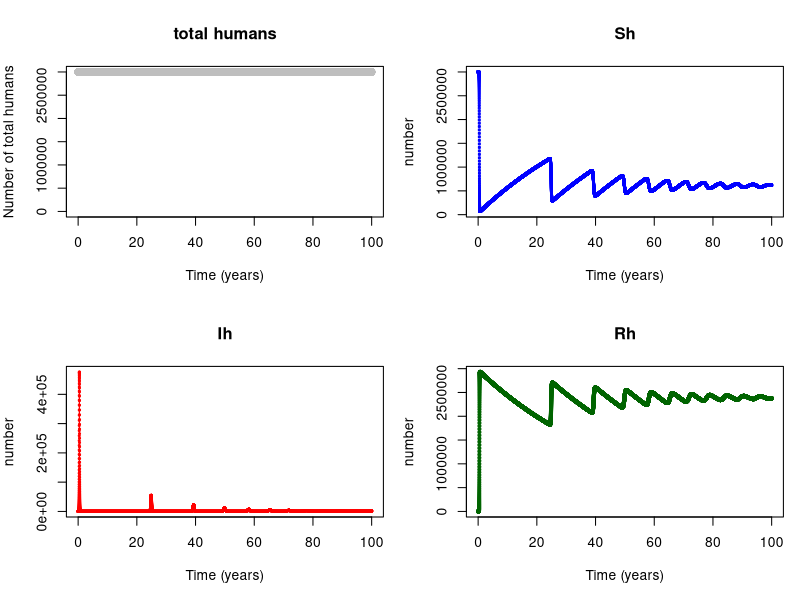
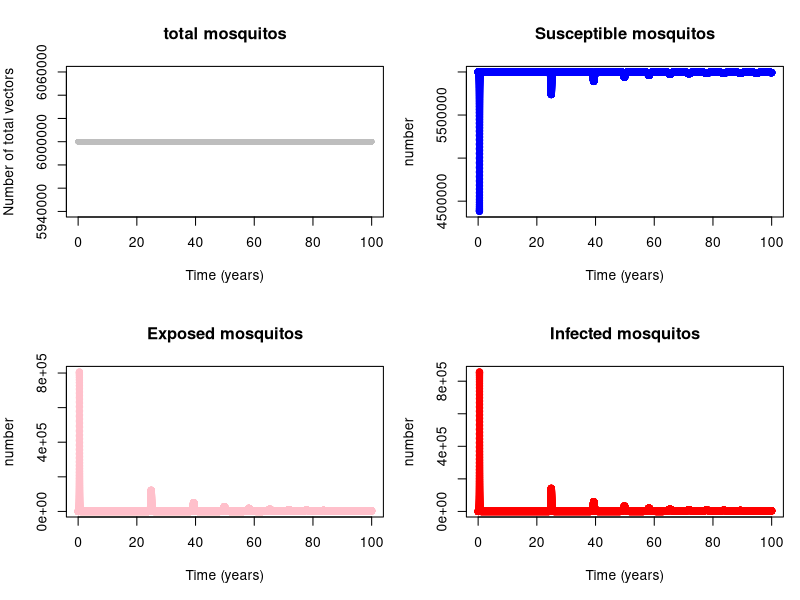
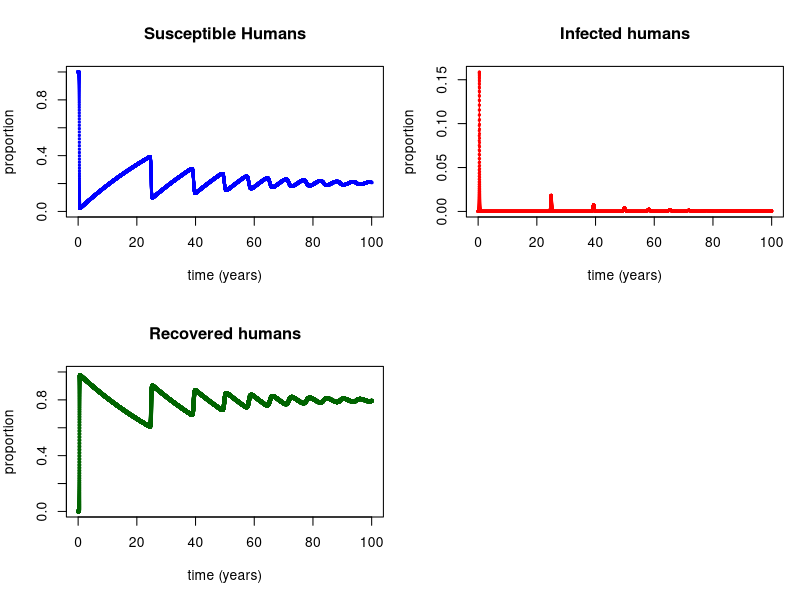
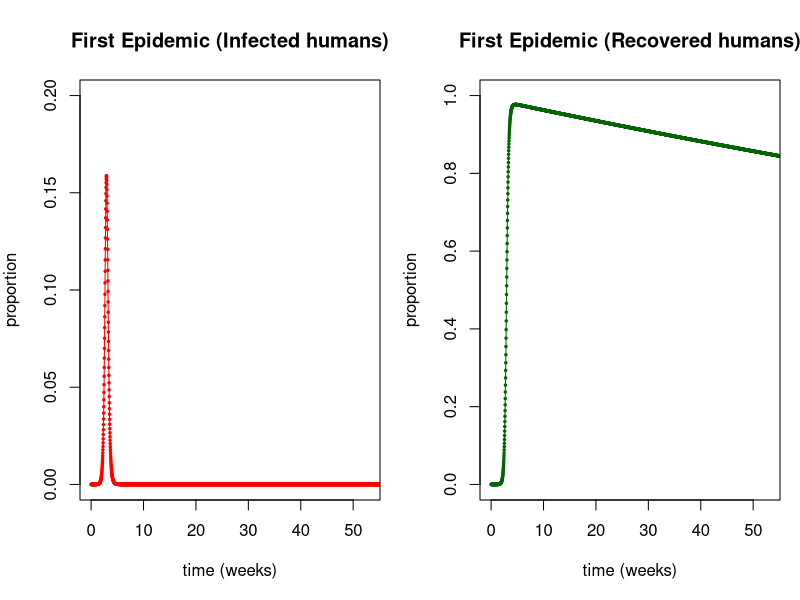

The R source for these figures, in order:
## ---- chunk 1
library(knitr)

opts_chunk$set(collapse = TRUE)


## ---- chunk 2
library(deSolve)

## ---- chunk 3
# Rates and probabilities
Lv       <- 10        # life span of mosquitos (in days)
Lh       <- 50 * 365  # life span of humans (in days)
Iph      <- 7         # Infectious period in humans (in days)
IP       <- 6         # Infectious period in vectors (in days)
EIP      <- 8.4       # Extrinsic incubation period in adult mosquitos

muv      <- 1/Lv      # mortality of mosquitos
muh      <- 1/Lh      # mortality of humans
gamma    <- 1/Iph     # recovery rate in humans
delta    <- 1/EIP     # extrinsic incubation rate


# Population size
Nh       <- 3 * 10^6  # Number of humans (Population of Cali)
m        <- 2         # Vector to human ratio
Nv       <- m * Nh    # Number of vectors

betah    <- 0.7       # Probability of transmission from vector to host
betav    <- 0.7       # Probability of transmission from host to vector
R0       <- 3         # Reproductive number
b        <- sqrt((R0 ^2 * muv * gamma) /(m * betah * betav * exp(-muv * delta))) # bitting rate

TIME     <- 100       # Number of years to run the simulation 


## ---- chunk 4
arbovmodel <- function (t, x, params) {
  
  Sh <- x[1]    #Susceptible humans
  Ih <- x[2]    #Infected humans
  Rh <- x[3]    #Recovered humans
  Sv <- x[4]    #Susceptible vectors
  Ev <- x[5]    #Susceptible vectors
  Iv <- x[6]    #Infected vectors
  
  with(as.list(params), #local environment to evaluate derivatives
       {
         # Humans
         dSh   <-  muh * Nh - (betah * b/Nh) * Sh * Iv - muh * Sh   
         dIh   <-  (betah * b/Nh) * Sh * Iv  - (gamma + muh) * Ih
         dRh   <-  gamma * Ih  - muh * Rh
         
         # Vectors
         dSv  <-  muv * Nv - (betav * b/Nh) * Ih * Sv - muv * Sv 
         dEv  <-   (betav * b/Nh) * Ih * Sv - (delta + muv)* Ev
         dIv  <-   delta * Ev - muv * Iv
         
         dx   <- c(dSh, dIh, dRh, dSv, dEv, dIv)
         list(dx)
       }
  )
}
## ---- chunk 5
# ----------- Solving the model
times  <- seq(1,365 * TIME , by = 1)

# Specifying parameters
params <- c(
  muv      <- muv,     # daily mortality of mosquitos
  muh      <- muh,     # daily mortality of humans
  gamma    <- gamma,  # daily recovery rate
  delta    <- delta,  # 
  b        <- b,       # bitting rate (bites per mosquito per day)
  betah    <- betah,   # probability of transmission from vector to host
  betav    <- betav,   # probability of transmission from host to vector
  Nh       <- Nh,      # Number of humans
  Nv       <- Nv
  
)


# Initial consitions of the system
xstart<- c(Sh = Nh , # Initial number of susceptible individuals at T0
           Ih = 0,        # Initial number of infectious individuals at T0
           Rh = 0,         # Initial number of Rh
           Sv = Nv-1,         # Initial number of Iv
           Ev = 0,         # Initial number of Ev
           Iv = 1)         # Initial number of Sv

# Solving the equations
out <- as.data.frame(ode(y      = xstart,   # Initial conditions
                         times  = times,    # Times
                         fun    = arbovmodel,    # Model
                         parms  = params)) # Parameters


## ---- chunk 6
# Check the general behavior of the model 
out$timey <- out$time / 365
par(mfrow = c(2,2))
par(mar=c(5,4,4,1),xpd=FALSE)
plot(out$timey, (out$Rh + out$Ih + out$Sh), main="total humans",col="gray",
     ylab="Number of total humans",xlab="Time (years)", type="o", pch = 19, cex=1,
     ylim = c(0, Nh))
plot(out$timey, out$Sh, main="Sh",col="blue", pch = 12, cex =.3,
     ylab="number",xlab="Time (years)")
plot(out$timey, out$Ih, main="Ih",col="red", type="o", pch = 20, cex=.5,
     ylab="number",xlab="Time (years)")
plot(out$timey, out$Rh, main="Rh",col="darkgreen", type="o", pch = 19, cex=.5,
     ylab="number",xlab="Time (years)")

## ---- chunk 7
# Check the general behavior of the model 

par(mfrow = c(2,2))
plot(out$timey, (out$Iv + out$Sv + out$Ev), main="total mosquitos",col="gray",
     cex=.7,ylab="Number of total vectors",xlab="Time (years)", type="o", pch = 19)

plot(out$timey, out$Sv,  main="Susceptible mosquitos", col="blue", type="o", pch = 19,
     ylab="number",xlab="Time (years)")

plot(out$timey, out$Ev,  main="Exposed mosquitos", col="pink", type="o", pch = 19,
     ylab="number",xlab="Time (years)")

plot(out$timey, out$Iv,  main="Infected mosquitos", col="red", type="o", pch = 19,
     ylab="number",xlab="Time (years)")

## ---- chunk 8
# Proportion of cases
par(mfrow = c(2,2))
par(mar=c(5,4,4,1),xpd=FALSE)

plot(out$timey, out$Sh/(out$Rh + out$Ih + out$Sh), main="Susceptible Humans",
     col="blue", xlab = "time (years)", 
     pch = 12, cex =.3, ylab="proportion", ylim = c(0,1))

plot(out$timey, out$Ih/(out$Rh + out$Ih + out$Sh), main="Infected humans",col="red", type="o", 
     pch = 20, cex=.5, ylab="proportion", xlab = "time (years)")

plot(out$timey, out$Rh/(out$Rh + out$Ih + out$Sh), main="Recovered humans",col="darkgreen", type="o", 
     pch = 19, cex=.5, ylab="proportion", xlab = "time (years)",
     ylim = c(0, 1))

## ---- chunk 9
# Check the fists epidemic
par(mfrow = c(1,2))
out$timew <- out$time / 53

plot(out$timew, out$Ih/(out$Rh + out$Ih + out$Sh), 
     main="First Epidemic (Infected humans)",col="red", type="o", 
     pch = 20, cex=.5, ylab="proportion", xlab = "time (weeks)",
     ylim = c(0, .2), xlim = c(0,53))

plot(out$timew, out$Rh/(out$Rh + out$Ih + out$Sh), 
     main="First Epidemic (Recovered humans)",col="darkgreen", type="o", 
     pch = 20, cex=.5, ylab="proportion", xlab = "time (weeks)",
     ylim = c(0, 1), xlim = c(0,53))
